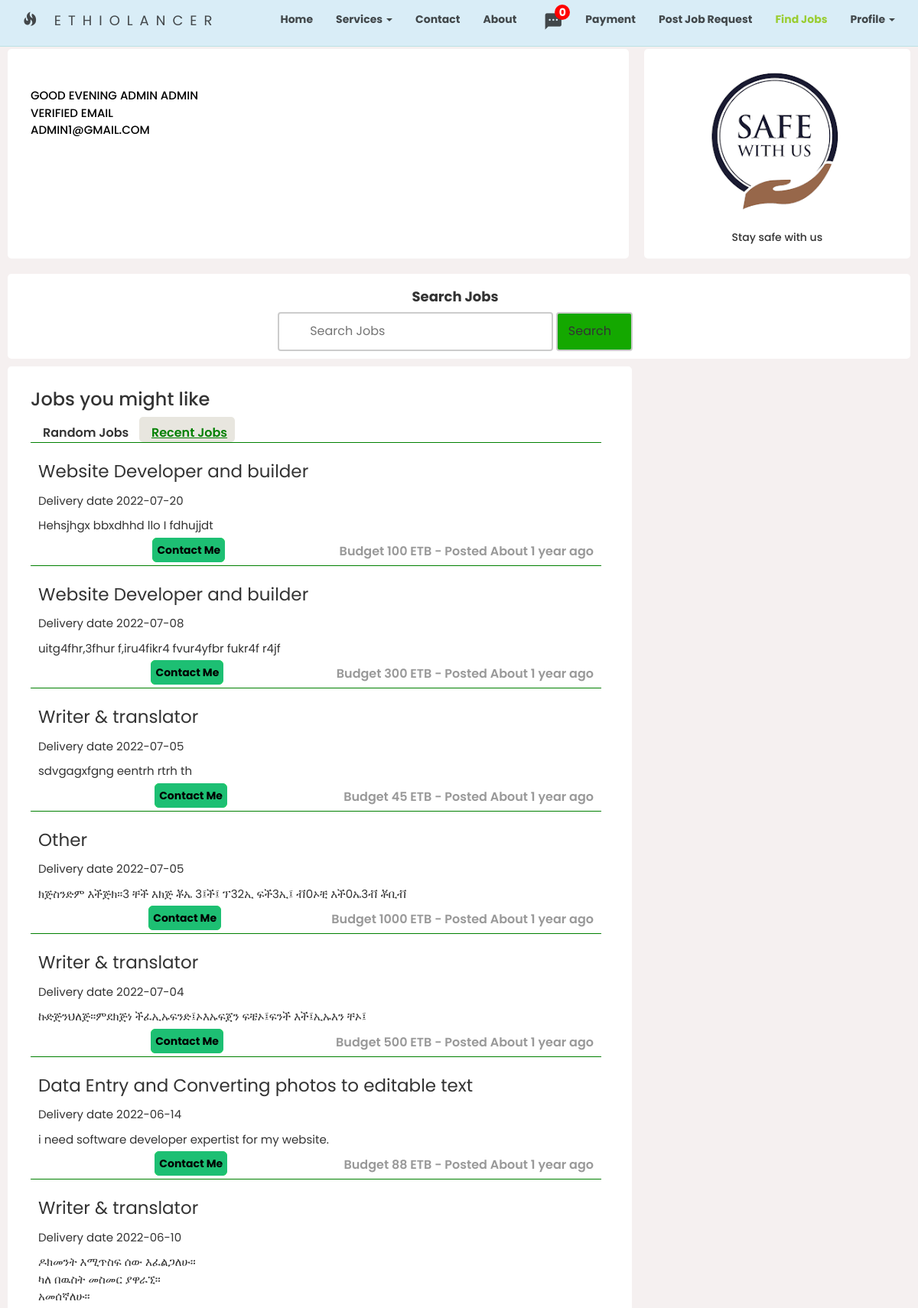
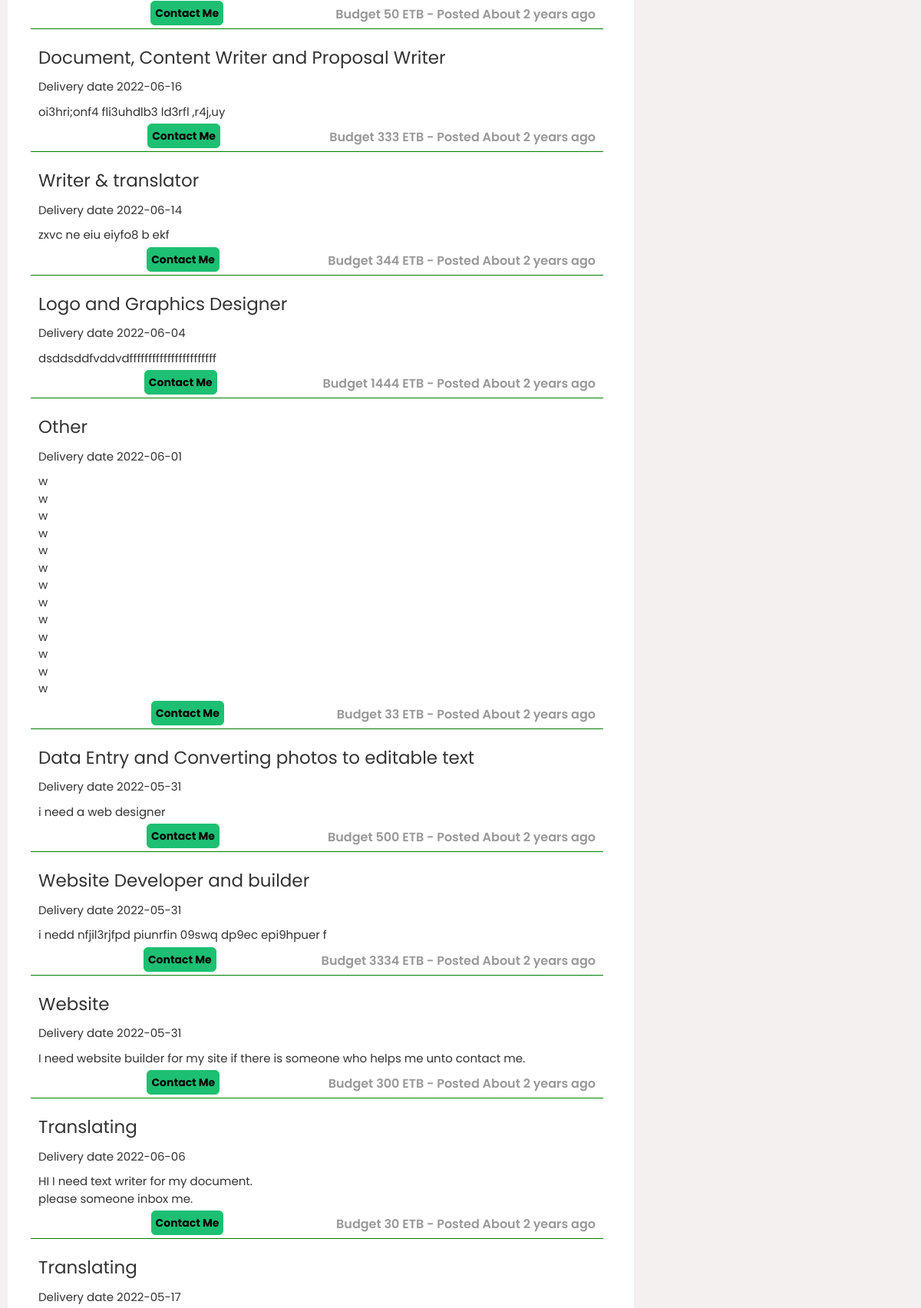
Screenshot of /afterLogin/RecentJobs.php (signed in, upper part) with the database file from the repository (2 pictures, top to bottom).
### tables this page shows
CREATE TABLE `usertable` (
  `id` int(11) NOT NULL,
  `name` varchar(255) NOT NULL,
  `email` varchar(255) NOT NULL,
  `password` varchar(255) NOT NULL,
  `code` mediumint(50) NOT NULL,
  `status` text NOT NULL,
  `dateOfRegister` timestamp NOT NULL DEFAULT current_timestamp() ON UPDATE current_timestamp(),
  `role` text NOT NULL,
  `banning` text NOT NULL
);

CREATE TABLE `jobs` (
  `jobID` int(11) NOT NULL,
  `jobPosterEmail` mediumtext NOT NULL,
  `jobDescription` longtext NOT NULL,
  `jobCategory` mediumtext NOT NULL,
  `jobDeadline` date NOT NULL,
  `jobBudget` int(11) NOT NULL,
  `timeAgo` int(11) NOT NULL,
  `jobShow` int(11) NOT NULL,
  `jobOwnerID` int(11) NOT NULL
);

### afterLogin/RecentJobs.php (the view, shortened to what this page needs)
<!DOCTYPE html>
<html lang="en">
<head>
    <link href="css/bootstrap.min.css" rel="stylesheet">
    <link href="css/job.css" rel="stylesheet">
    <link href="css/custom.css" rel="stylesheet">
    <link rel="stylesheet" type="text/css" href="css/inbox.css">
</head>
<body>
    <nav id="siteNav" class="navbar navbar-default navbar-fixed-top" role="navigation">
        <div class="container">
            <div class="navbar-header">
                <a class="navbar-brand" href="Homepage.php">
                    <span class="glyphicon glyphicon-fire"></span>
                    ETHIOLANCER
                </a>
            </div>
            <div class="collapse navbar-collapse" id="navbar">
                <ul  class="nav navbar-nav navbar-right">
                    <li>
                        <a href="Homepage.php">Home</a>
                    </li>
                    <li>
                        <a href="Services.php" class="dropdown-toggle" data-toggle="dropdown" role="button" aria-haspopup="true" aria-expanded="false">Services <span class="caret"></span></a>
                    </li>
                    <li style="z-index:1;">
                        <a href="Contact.php">Contact</a>
                    </li>
                    <li style="z-index:1;">
                        <a href="About.php">About</a>
                    </li>
                    <li style="z-index:99999;">
                        <link rel="stylesheet" type="text/css" href="../../Default pages/afterLogin/messageInbox/inbox.css">
                        <a href="#" ><?php include('../../Default pages/afterLogin/messageInbox/inboxMessage.php'); ?></a>
                    </li>
                    <li style="z-index:1;">
                        <a href="payment/fillBankInfo.php" target="_blank" rel="noopener noreferrer">Payment</a>
                    </li>
                    <li style="z-index:1;">
                        <a href="jobRequest.php">Post Job Request</a>
                    </li>
                    <li style="z-index:1;" class="active">
                        <a href="RandomJobs.php">Find Jobs</a>
                    </li>
                    <li style="z-index:1;" class="dropdown">
                        <a href="Profile.php" class="dropdown-toggle" data-toggle="dropdown" role="button" aria-haspopup="true" aria-expanded="false">Profile <span class="caret"></span></a>
                                    <?php
                                    $con=mysqli_connect("localhost","huliesiracom_hailemelekotmelakie","WebHostEthiopiaHailemelekotMelakie1991H.","huliesiracom_userform");
                                            ?>
                    </li>
                </ul>
            </div>
        </div>
    </nav>
   <div class="flex-container">
     <div class="flex-item-left">
        <h1>
         <p><?php
                 $email=$_SESSION['email'];
                 $sqln = "SELECT * FROM usertable where email ='$email'";
                 $resultn = mysqli_query($con, $sqln);
                 if (mysqli_num_rows($resultn)>0){
                 $rown = mysqli_fetch_assoc($resultn);
             ?>
         <p class="nameTransformation">Good Evening <?php echo $rown['name']."<br>VERIFIED EMAIL<br>".$rown['email']; ?></p></h1>
            <?php
                }
            ?></p></h1>
     </div>
     <div class="flex-item-right">
         <img src="images/staySafe.png">
         <h5>Stay safe with us</h5>
     </div>
   </div>
   <div class="searchBarDiv">
      <form method="POST" action="">
            <h4 style="text-align: center; font-weight: 700;">Search Jobs</h4>
        <input class="searchBar" type="search" name="search" value="<?php if(isset($_GET["search"])) echo $_GET["search"]; ?>" placeholder="Search Jobs">
        <input class="searchBarButton" type="submit" name="searchBarButton" value="Search" >
      </form>
   </div>
   <div id="buttonListsDiv" class="buttonListsDiv">
      <h3>Jobs you might like</h3>
      <input class="buttonsList" onclick="location.href='../../Default pages/afterLogin/RandomJobs.php';" type="button" name="randomJobs" value="Random Jobs">
      <input class="buttonsList buttonsListActive" onclick="location.href='../../Default pages/afterLogin/RecentJobs.php';" type="button" name="recentRecent" value="Recent Jobs">
     <?php
     if(isset($_GET["search"]))
                     {
                          $searchJobs=$_GET['search'];
                          $condition = '';
                          $queryExplode = explode(" ", $_GET["search"]);
                          foreach($queryExplode as $text)
                          {
                               $condition .= "jobDescription LIKE '%".mysqli_real_escape_string($con, $text)."%' OR ";
                          }
                          $condition = substr($condition, 0, -4);
                          $sqlSpecific = "SELECT * FROM jobs WHERE " . $condition." ORDER BY timeAgo desc limit 25";
                          $resultSpecific = mysqli_query($con, $sqlSpecific);
                          if(mysqli_num_rows($resultSpecific) > 0)
                          {
                               while($rowSpecific = mysqli_fetch_array($resultSpecific))
                               {
                               ?>
                    <div class="singleMilestoneDes">
                     <div class="jobsCategory">
                        <p class="jobsCategoryText"><?php echo $rowSpecific['jobCategory']; ?></p>
                     </div>
                     <div class="jobsParagraph">
                        <p class="jobsParagraphText">
                              <?php echo "Delivery date ".$rowSpecific['jobDeadline']; ?>
                        </p>
                        <p class="jobsParagraphText">
                              <?php echo $rowSpecific['jobDescription']; ?>
                        </p>
                     <div class="jobsFootprint">
                       <p  class="jobsFootprintText"><?php echo "Budget ".$rowSpecific['jobBudget']." ETB - "."Posted ".get_time_ago($rowSpecific["timeAgo"]); ?></p>
                        <center>
                             <?php
                              echo '<a class="contactMeButton"  href="..\..\Default pages\chatting\chatBot.php?ea0662459db42c7104766103f0d6b675='.$rowSpecific["jobOwnerID"].'">'."Contact Me".'</a>';
                             ?>
                          </center>
                       </div>
                    </div>
                  </div>
            <?php
                 }
                  } else{
                    ?>
            <p style="text-align: center; font-weight:700; padding-top: 50px;">Search Not Found. <br> Try other keywords</p>
            <img width="100%" src="images/Not query result.jpg">
           <?php
         }
     }
     else{
             $jobShow=0;
             $sql = "SELECT * FROM jobs where jobShow ='$jobShow' ORDER BY timeAgo desc limit 25";
             $result = mysqli_query($con, $sql);
             if (mysqli_num_rows($result)>0) {
               while($row = mysqli_fetch_assoc($result)) {
                         ?>
      <div class="singleMilestoneDes">
         <div class="jobsCategory">
            <p class="jobsCategoryText"><?php echo $row['jobCategory']; ?></p>
         </div>
         <div class="jobsParagraph">
            <p class="jobsParagraphText">
                  <?php echo "Delivery date ".$row['jobDeadline']; ?>
            </p>
            <p class="jobsParagraphText">
                  <?php echo nl2br($row['jobDescription']); ?>
            </p>
         <div class="jobsFootprint">
           <p  class="jobsFootprintText"><?php echo "Budget ".$row['jobBudget']." ETB - "."Posted ".get_time_ago($row["timeAgo"]); ?>
           </p>
           <center>
              <?php
               echo '<a class="contactMeButton"  href="..\..\Default pages\chatting\chatBot.php?ea0662459db42c7104766103f0d6b675='.$row["jobOwnerID"].'">'."Contact Me".'</a>';
              ?>
           </center>
        </div>
        </div>
      </div>
        <?php
            }
         }
     }
        ?>
   </div>
<link rel="stylesheet" type="text/css" href="../../Default pages/imported/loader.css">
    <link rel="stylesheet" type="text/css" href="../../Default pages/imported/footer.css">
</body>
</html>

### afterLogin/css/job.css (style rules this page uses)
body { font-family: "Poppins", sans-serif; background: #f5f0f0 !important; }
.flex-container { display: flex; flex-direction: row; font-size: 30px; text-align: center; }
.flex-item-left { background-color: white; padding: 10px; flex: 70%; margin: 10px; border-radius: 5px; }
.flex-item-right { background-color: white; padding: 10px; flex: 30%; margin: 10px; border-radius: 5px; }
.searchBarDiv { padding: 10px 40px 10px 30px; background-color: white; margin: 10px 10px 10px 10px; border-radius: 5px; justify-content: center; align-items: center; display: flex; flex-direction: column; }
.searchBar { width: auto; box-sizing: border-box; border: 2px solid #ccc; border-radius: 4px; font-size: 16px; background-color: white; padding: 12px 0px 12px 40px; -webkit-transition: width 0.4s ease-in-out; transition: width 0.4s ease-in-out; }
.searchBarButton { padding: 12px 12px 12px 0px; width: 100px; box-sizing: border-box; border: 2px solid #ccc; border-radius: 4px; font-size: 16px; background-color: #14a800; }
.buttonListsDiv { padding: 10px 40px 10px 30px; background-color: white; margin: 10px 10px 10px 10px; border-radius: 5px; width: 68%; }
.buttonsList { border: none; outline: none; padding: 10px 10px 0px 16px; font-size: 16px; font-weight: 600; background-color: white; text-decoration: none; transition: 2s; }
.buttonsListActive { color: green; text-decoration: underline; text-decoration-color: green; text-decoration-thickness: 1px; background-color: #e8e6df; border-radius: 5px; }
.jobsCategoryText { font-size: 23px; }
.jobsParagraphText { font-size: 15px; }
.jobsFootprintText { font-size: 16px; color: #999999; float: right; font-weight: 600; }
.singleMilestoneDes { border-top-style: solid; border-top-color: green; border-top-width: 1px; padding: 20px 10px 10px 10px; }
.contactMeButton { background-color: #29e652; border: 1px solid red; border-radius: 6px; color: black; cursor: pointer; padding: 5px; text-decoration: none; font-weight: 700; border-color: #1dbf73; box-shadow: 0 0 40px 40px #1dbf73 inset, 0 0 0 0 #1dbf73; transition: all 150ms ease-in-out; }
.nameTransformation { text-transform: uppercase; font-size: 15px; text-align: left; padding: 20px; color: black; }

### afterLogin/css/custom.css (style rules this page uses)
html, body { margin-top: 27px; width: 100%; height: 100%; font-family: 'Open Sans','Helvetica Neue',Arial,sans-serif; }
a { color: yellowgreen; -webkit-transition: all .35s; -moz-transition: all .35s; transition: all .35s; }
p { font-size: 16px; line-height: 1.5; }
.navbar-default { border-color: rgba(34,34,34,.05); background-color: #fff; -webkit-transition: all .35s; -moz-transition: all .35s; transition: all .35s; }
.navbar-default .navbar-header .navbar-brand { color: yellowgreen; }
.navbar-default .nav > li>a, .navbar-default .nav>li>a:focus { color: #222; }
.navbar-default .nav > li.active>a, .navbar-default .nav>li.active>a:focus { color: yellowgreen!important; background-color: transparent; }
@media (min-width:768px) { .navbar-default { border-color: rgba(117, 200, 186, 0.3); background-color: #d9edf7; } }
@media (min-width:768px) { .navbar-default .navbar-header .navbar-brand { color: rgba(3, 0, 0, 0.7); letter-spacing: 0.5em; } }
@media (min-width:768px) { .navbar-default .nav > li>a, .navbar-default .nav>li>a:focus { color: rgba(0, 0, 0, 0.7); font-weight: 700; } }

### imported/footer.css (style rules this page uses)
body { font-family: "Poppins", sans-serif; }

### rows the page displays
usertable: name "ADMIN ADMIN", email "ADMIN1@GMAIL.COM"
jobs: jobCategory "Website Developer and builder", jobDeadline "2022-07-20", jobDescription "Hehsjhgx bbxdhhd llo I fdhujjdt", jobBudget "100", timeAgo "About 1 year ago"
jobs: jobCategory "Website Developer and builder", jobDeadline "2022-07-08", jobDescription "uitg4fhr,3fhur f,iru4fikr4 fvur4yfbr fukr4f r4jf", jobBudget "300", timeAgo "About 1 year ago"
jobs: jobCategory "Writer & translator", jobDeadline "2022-07-05", jobDescription "sdvgagxfgng eentrh rtrh th", jobBudget "45", timeAgo "About 1 year ago"
jobs: jobCategory "Other", jobDeadline "2022-07-05", jobDescription "ክጅስንድም እችጅክ።3 ቸች እክጅ ቾኤ 3፤ች፤ ፕ32ኢ ፍች3ኢ፤ ቭ0ኦቺ እች0ኤ3ቭ ቾቢቭ", jobBudget "1000", timeAgo "About 1 year ago"
jobs: jobCategory "Writer & translator", jobDeadline "2022-07-04", jobDescription "ኩድጅንህለጅ።ምደክጅነ ችፈኢኡፍንድ፤ኦእኡፍጀን ፍቼኦ፤ፍንች እች፤ኢኡእን ቸኦ፤", jobBudget "500", timeAgo "About 1 year ago"
jobs: jobCategory "Data Entry and Converting photos to editable text", jobDeadline "2022-06-14", jobDescription "i need software developer expertist for my website.", jobBudget "88", timeAgo "About 1 year ago"
jobs: jobCategory "Writer & translator", jobDeadline "2022-06-10", jobDescription "ዶክመንት እሚጥስፍ ሰው እፈልጋለሁ። ካለ በዉስት መስመር ያዋራኚ። አመሰኛለሁ።", jobBudget "50", timeAgo "About 2 years ago"
jobs: jobCategory "Document, Content Writer and Proposal Writer", jobDeadline "2022-06-16", jobDescription "oi3hri;onf4 fli3uhdlb3 ld3rfl ,r4j,uy", jobBudget "333", timeAgo "About 2 years ago"
jobs: jobCategory "Writer & translator", jobDeadline "2022-06-14", jobDescription "zxvc ne eiu eiyfo8 b ekf", jobBudget "344", timeAgo "About 2 years ago"
jobs: jobCategory "Logo and Graphics Designer", jobDeadline "2022-06-04", jobDescription "dsddsddfvddvdfffffffffffffffffffffff", jobBudget "1444", timeAgo "About 2 years ago"
jobs: jobCategory "Other", jobDeadline "2022-06-01", jobDescription "w w w w w w w w w w w w w", jobBudget "33", timeAgo "About 2 years ago"
jobs: jobCategory "Data Entry and Converting photos to editable text", jobDeadline "2022-05-31", jobDescription "i need a web designer", jobBudget "500", timeAgo "About 2 years ago"
jobs: jobCategory "Website Developer and builder", jobDeadline "2022-05-31", jobDescription "i nedd nfjil3rjfpd piunrfin 09swq dp9ec epi9hpuer f", jobBudget "3334", timeAgo "About 2 years ago"
jobs: jobCategory "Website", jobDeadline "2022-05-31", jobDescription "I need website builder for my site if there is someone who helps me unto contact me.", jobBudget "300", timeAgo "About 2 years ago"
jobs: jobCategory "Translating", jobDeadline "2022-06-06", jobDescription "HI I need text writer for my document. please someone inbox me.", jobBudget "30", timeAgo "About 2 years ago"
jobs: jobCategory "Translating", jobDeadline "2022-05-17"
